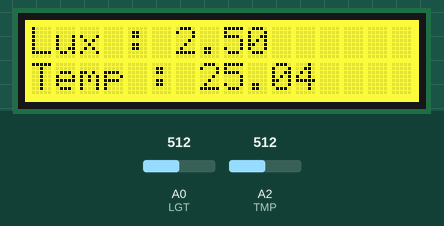
A sketch run on a simulated Arduino Uno, built with avr-gcc and run on an emulated ATmega328P. Parts: 16×2 character LCD. The test bench sets the inputs (shaded band); at power-on: A0 (LGT) = 512, A2 (TMP) = 512.

Above: at 1.2 s.
1.3 s: A0 (LGT) set to 716
At 1.8 s:
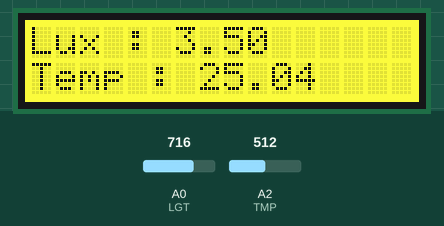
2.8 s: A2 (TMP) set to 716
At 3.7 s:
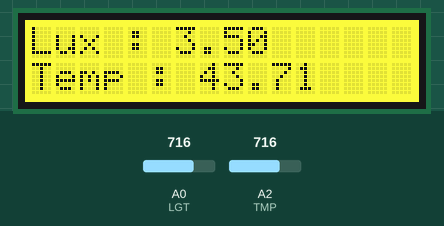
4.3 s: A0 (LGT) set to 900
At 5.5 s:
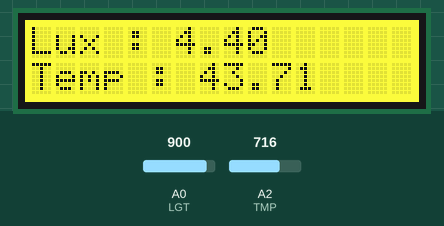
5.8 s: A2 (TMP) set to 900
At 6.1 s:
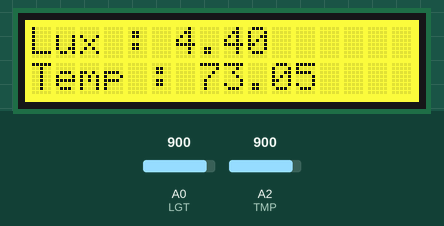
7.3 s: A0 (LGT) set to 1023
At 7.8 s:
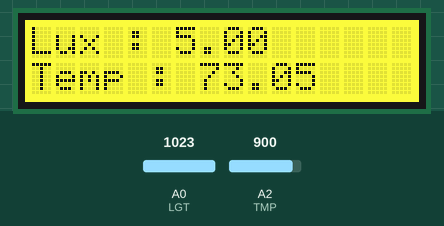
8.8 s: A2 (TMP) set to 1023
At 9.7 s:
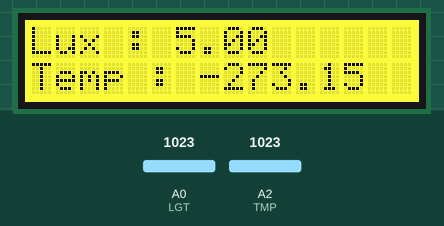
Timing chart, 0 to 11.3 s (numbered marks = the images above; inputs shaded):
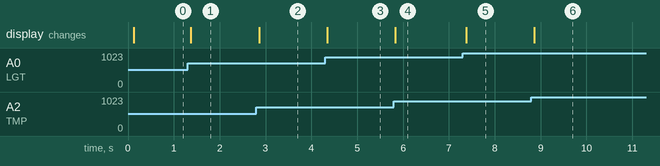

Measured:
- after the input at 1.3 s, the display: changes after 0.07 s (image 1)
- after the input at 2.8 s, the display: changes after 0.06 s (image 2)
- after the input at 4.3 s, the display: changes at once (image 3)
- after the input at 5.8 s, the display: changes at once (image 4)
- after the input at 7.3 s, the display: changes after 0.08 s (image 5)
- after the input at 8.8 s, the display: changes after 0.07 s (image 6)

The sketch:

ex2LCD.ino
```cpp
#include <rgb_lcd.h>
#include <Wire.h>

rgb_lcd lcd;

const int LGT = A0; //Light Sensor
const int TMP = A2; //Temperature Sensor

const int R0 = 100000;
const int B = 4275;

const int colorR = 255;
const int colorG = 255;
const int colorB = 0;

int count;
int valueLGT;
int valueTMP;
float light;
float temp;

void setup()
{
    pinMode(LGT, INPUT);
    pinMode(TMP, INPUT);

    lcd.begin(16, 2);
    lcd.setRGB(colorR, colorG, colorB);

    count = 0;
}

void loop()
{
   if (count < 30) {
       valueLGT = analogRead(LGT);
       valueTMP = analogRead(TMP);
       count++;
       delay(1);
   } else {
       light = valueLGT * 5.0 / 1023.0;
       lcd.setCursor(0,0);
       lcd.print("Lux : ");
       lcd.print(light);

       temp = (1023.0 / valueTMP - 1.0) * R0;
       temp = 1.0 / (log(temp / R0) / B + 1 / 298.15) - 273.15;
       lcd.setCursor(0,1);
       lcd.print("Temp : ");
       lcd.print(temp);

       count = 0;
   }

}
```
